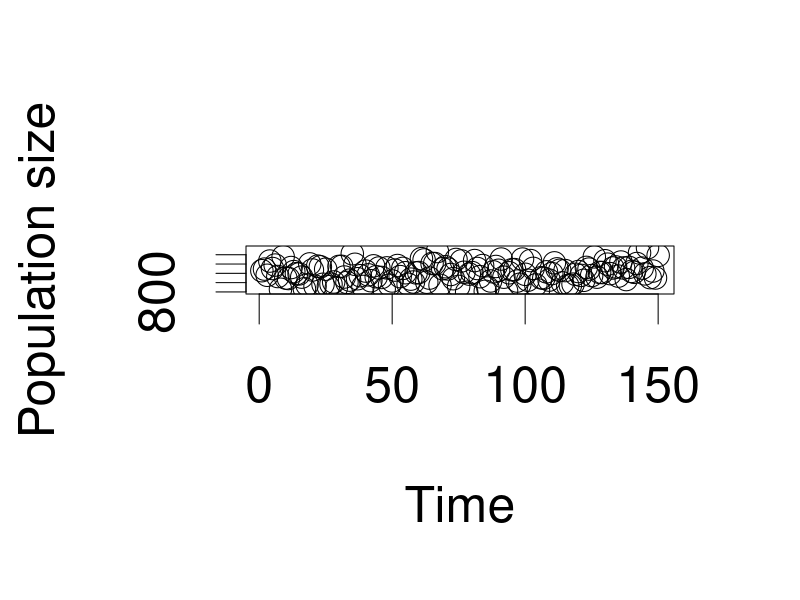

Here is the R script that generated this plot: (Note: this script raises an error after producing the figure.)
##  Generate a time series of population abundances by sampling from a normal distribution

# Clear the workspace and close all graphics
rm(list = ls())
graphics.off() #generated by script latest time you ran it


# Parameters
mean_abundance <- 1000
noise_level <- 100
ntimepoints <- 150


# Sample population sizes
pop_size <- rnorm(n = ntimepoints, mean = mean_abundance , sd = noise_level)


# Diagnostic plot
par(cex = 3) #magnify axes
plot(pop_size,
    xlab = "Time",
    ylab = "Population size")

# Save data
filename <- "data/popdata.Rdata"
save(pop_size, file = filename)
